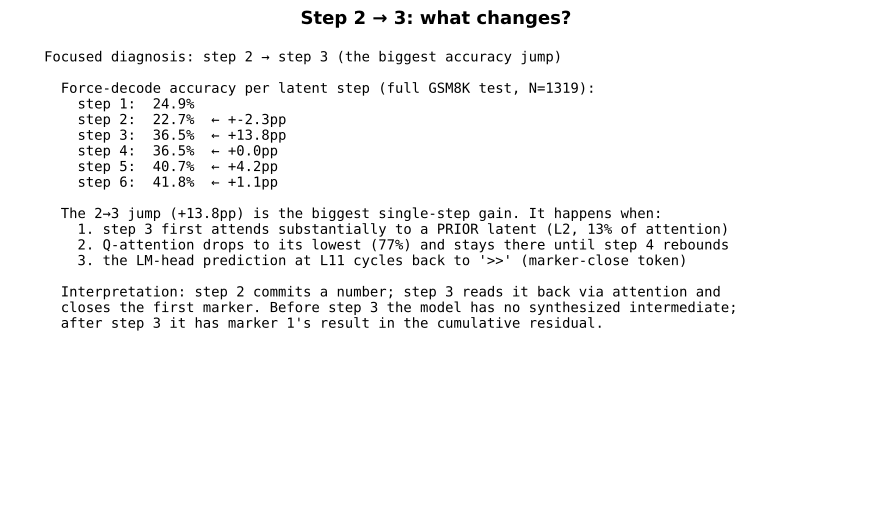

Here is the Python script that generated this plot:
"""Focused analysis of the step 2 → step 3 force-decode accuracy jump
(22.7% → 36.5%, the biggest single-step gain).

Combines four data sources:
  - flow_map_gsm8k.npz       (attention + block norms)
  - force_decode_per_step_gsm8k.json
  - logit_lens_gsm8k.json    (per-step modal token + confidence)
  - multi_op_probe_gsm8k.json (probe acc per (step, layer))

Renders ONE PDF:
  step2to3_focus_gsm8k.pdf
"""
from __future__ import annotations

import json
from pathlib import Path

import matplotlib.pyplot as plt
import numpy as np
from matplotlib.backends.backend_pdf import PdfPages

PD = Path(__file__).resolve().parent
REPO = Path(__file__).resolve().parents[2]
CP = REPO / "experiments" / "computation_probes"
OPER = PD / "operator-probe"
OUT_PDF = PD / "step2to3_focus_gsm8k.pdf"


def load_json(p):
    try: return json.load(open(p))
    except: return None


def main():
    flow = np.load(CP / "flow_map_gsm8k.npz")
    meta = load_json(CP / "flow_map_gsm8k_meta.json")
    ATTN = flow["mean_attn"]
    ATTN_NORM = flow["mean_attn_norm"]
    MLP_NORM = flow["mean_mlp_norm"]
    CLASS_NAMES = meta["class_names"]
    N_LAT = meta["N_latent_steps"]
    N_LAYERS = meta["N_layers"]

    fdec = load_json(CP / "force_decode_per_step_gsm8k.json")
    ll = load_json(CP / "logit_lens_gsm8k.json")
    mop = load_json(OPER / "multi_op_probe_gsm8k.json")

    with PdfPages(OUT_PDF) as pdf:
        # ============ Page 1: setup + accuracy summary ============
        fig, ax = plt.subplots(figsize=(11, 6))
        ax.axis("off")
        acc_per_step = [sum(c) / fdec["N"] for c in fdec["correct_per_step"]] if fdec else [None]*6
        body = (
            "Focused diagnosis: step 2 → step 3 (the biggest accuracy jump)\n\n"
            f"  Force-decode accuracy per latent step (full GSM8K test, N={fdec['N'] if fdec else '?'}):\n"
        )
        for s, a in enumerate(acc_per_step):
            highlight = "  ← +%.1fpp" % ((a - acc_per_step[s-1]) * 100) if s > 0 and a is not None else ""
            body += f"    step {s+1}: {a*100:5.1f}%{highlight}\n" if a is not None else ""
        body += (
            "\n  The 2→3 jump (+13.8pp) is the biggest single-step gain. It happens when:\n"
            "    1. step 3 first attends substantially to a PRIOR latent (L2, 13% of attention)\n"
            "    2. Q-attention drops to its lowest (77%) and stays there until step 4 rebounds\n"
            "    3. the LM-head prediction at L11 cycles back to '>>' (marker-close token)\n\n"
            "  Interpretation: step 2 commits a number; step 3 reads it back via attention and\n"
            "  closes the first marker. Before step 3 the model has no synthesized intermediate;\n"
            "  after step 3 it has marker 1's result in the cumulative residual.\n"
        )
        ax.text(0.04, 0.96, body, va="top", ha="left", family="monospace", fontsize=10)
        ax.set_title("Step 2 → 3: what changes?", fontsize=13, fontweight="bold")
        pdf.savefig(fig, bbox_inches="tight"); plt.close(fig)

        # ============ Page 2: attention share at step 2 vs step 3 ============
        # per-layer attention shares to {Q, BOT, L1, L2}, averaged over heads
        attn_by_layer = ATTN[0, :, :, :, :].mean(axis=2)  # (step, layer, class)
        plot_classes = ["Q", "BOT", "L1", "L2"]
        plot_cls_idx = [CLASS_NAMES.index(c) for c in plot_classes]
        fig, axes = plt.subplots(1, 2, figsize=(15, 5), sharey=True)
        colors = plt.cm.tab10(np.linspace(0, 1, len(plot_classes)))
        for col, FS in enumerate([1, 2]):   # 0-indexed step 2 and 3
            ax = axes[col]
            stack = attn_by_layer[FS, :, :][:, plot_cls_idx]   # (layer, class)
            bot = np.zeros(N_LAYERS)
            for ci, cname in enumerate(plot_classes):
                vals = stack[:, ci]
                ax.bar(range(N_LAYERS), vals, bottom=bot, color=colors[ci],
                       edgecolor="white", linewidth=0.3, label=cname)
                bot += vals
            ax.set_xticks(range(N_LAYERS))
            ax.set_xlabel("layer")
            ax.set_ylabel("attention share")
            ax.set_title(f"step {FS+1}: per-layer attention shares",
                         fontsize=11, fontweight="bold")
            if col == 0:
                ax.legend(fontsize=9, ncol=2)
            ax.grid(axis="y", alpha=0.3)
        fig.suptitle("Q vs L1 vs L2 — per-layer breakdown at step 2 vs step 3",
                     fontsize=12, fontweight="bold")
        fig.tight_layout(rect=(0, 0, 1, 0.94))
        pdf.savefig(fig, bbox_inches="tight"); plt.close(fig)

        # ============ Page 3: block-output norms, step 2 vs step 3 ============
        fig, axes = plt.subplots(1, 2, figsize=(14, 5), sharey=True)
        for col, FS in enumerate([1, 2]):
            ax = axes[col]
            w = 0.4
            ax.bar(np.arange(N_LAYERS) - w/2, ATTN_NORM[0, FS], w,
                   color="#4c72b0", edgecolor="black", label="‖attn out‖")
            ax.bar(np.arange(N_LAYERS) + w/2, MLP_NORM[0, FS], w,
                   color="#dd8452", edgecolor="black", label="‖MLP out‖")
            ax.set_xticks(range(N_LAYERS))
            ax.set_xlabel("layer")
            if col == 0: ax.set_ylabel("mean output norm")
            ax.set_title(f"step {FS+1}: how much each block writes",
                         fontsize=11, fontweight="bold")
            ax.legend(fontsize=9); ax.grid(axis="y", alpha=0.3)
        fig.suptitle("Block-output magnitudes per layer at step 2 vs step 3",
                     fontsize=12, fontweight="bold")
        fig.tight_layout(rect=(0, 0, 1, 0.94))
        pdf.savefig(fig, bbox_inches="tight"); plt.close(fig)

        # ============ Page 4: logit-lens at step 2 vs step 3 (per-layer, resid_post) ============
        if ll is not None:
            SUBL = ll["SUBLAYERS"]
            sl_i = SUBL.index("resid_post")
            modal = ll["modal_token"]
            conf = np.array(ll["mean_top1_conf"])
            fig, axes = plt.subplots(1, 2, figsize=(15, 5))
            for col, FS in enumerate([1, 2]):
                ax = axes[col]
                vals = conf[FS, :, sl_i]
                ax.bar(range(N_LAYERS), vals, color="#4c72b0", edgecolor="black")
                for L in range(N_LAYERS):
                    tk = (modal[FS][L][sl_i] or "").replace("\n", "\\n")
                    tk_disp = tk[:6] if len(tk) > 6 else tk
                    ax.text(L, vals[L] + 0.005, f"{tk_disp!r}",
                            ha="center", fontsize=7, rotation=30)
                ax.set_xticks(range(N_LAYERS))
                ax.set_xlabel("layer")
                ax.set_ylabel("modal top-1 token confidence")
                ax.set_title(f"step {FS+1}: 'what would emit here?' per layer",
                             fontsize=11, fontweight="bold")
                ax.set_ylim(0, max(0.65, float(conf.max()) + 0.1))
                ax.grid(axis="y", alpha=0.3)
            fig.suptitle("Logit-lens at resid_post: step 2 (number prediction) vs "
                         "step 3 ('>>' marker-close prediction)",
                         fontsize=12, fontweight="bold")
            fig.tight_layout(rect=(0, 0, 1, 0.94))
            pdf.savefig(fig, bbox_inches="tight"); plt.close(fig)

        # ============ Page 5: probe accuracy at step 2 vs step 3 (per-marker) ============
        # multi_op_probe acc grids use 13 layers (CODI captures L0..L12 hidden states),
        # so plot range matches the grid's layer dim.
        if mop is not None:
            fig, axes = plt.subplots(1, 3, figsize=(15, 5))
            probes = ["op", "a_ld", "c_ld"]
            chances = {"op": 0.25, "a_ld": 0.1, "c_ld": 0.1}
            for col, p in enumerate(probes):
                ax = axes[col]
                for FS in [1, 2]:
                    for m in range(1, 5):
                        G = np.array(mop["acc"][p][str(m)])
                        ax.plot(range(G.shape[1]), G[FS],
                                "-" if FS == 2 else "--",
                                lw=1.5 if FS == 2 else 1,
                                alpha=0.85 if FS == 2 else 0.5,
                                color=plt.cm.tab10(m / 5),
                                label=f"step{FS+1} m={m}")
                ax.axhline(chances[p], color="black", ls=":", alpha=0.5,
                           label=f"chance={chances[p]:.2f}")
                ax.set_xticks(range(0, G.shape[1], 2))
                ax.set_xlabel("layer")
                ax.set_ylabel("probe acc")
                ax.set_title(f"{p} — solid=step 3, dashed=step 2",
                             fontsize=10, fontweight="bold")
                ax.legend(fontsize=6, ncol=2)
                ax.grid(alpha=0.3)
            fig.suptitle("Probe accuracy at step 2 (dashed) vs step 3 (solid)\n"
                         "— what becomes decodable at step 3 that wasn't at step 2?",
                         fontsize=12, fontweight="bold")
            fig.tight_layout(rect=(0, 0, 1, 0.94))
            pdf.savefig(fig, bbox_inches="tight"); plt.close(fig)
    print(f"saved {OUT_PDF}")


if __name__ == "__main__":
    main()
